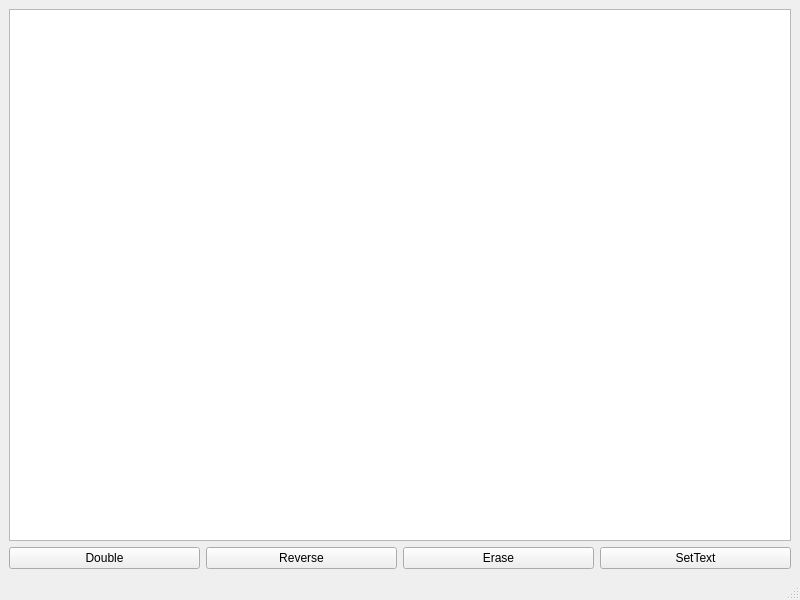
<?xml version="1.0" encoding="UTF-8"?>
<ui version="4.0">
 <class>MainWindow</class>
 <widget class="QMainWindow" name="MainWindow">
  <property name="geometry">
   <rect>
    <x>0</x>
    <y>0</y>
    <width>800</width>
    <height>600</height>
   </rect>
  </property>
  <property name="windowTitle">
   <string>MainWindow</string>
  </property>
  <widget class="QWidget" name="centralwidget">
   <layout class="QVBoxLayout" name="verticalLayout">
    <item>
     <widget class="QPlainTextEdit" name="plainTextEdit">
      <property name="readOnly">
       <bool>true</bool>
      </property>
     </widget>
    </item>
    <item>
     <layout class="QHBoxLayout" name="horizontalLayout">
      <item>
       <widget class="QPushButton" name="doubleButton">
        <property name="text">
         <string>Double</string>
        </property>
       </widget>
      </item>
      <item>
       <widget class="QPushButton" name="reverseButton">
        <property name="text">
         <string>Reverse</string>
        </property>
       </widget>
      </item>
      <item>
       <widget class="QPushButton" name="eraseButton">
        <property name="text">
         <string>Erase</string>
        </property>
       </widget>
      </item>
      <item>
       <widget class="QPushButton" name="setTextButton">
        <property name="text">
         <string>SetText</string>
        </property>
       </widget>
      </item>
     </layout>
    </item>
   </layout>
  </widget>
  <widget class="QMenuBar" name="menubar">
   <property name="geometry">
    <rect>
     <x>0</x>
     <y>0</y>
     <width>800</width>
     <height>21</height>
    </rect>
   </property>
  </widget>
  <widget class="QStatusBar" name="statusbar"/>
 </widget>
 <resources/>
 <connections/>
</ui>
